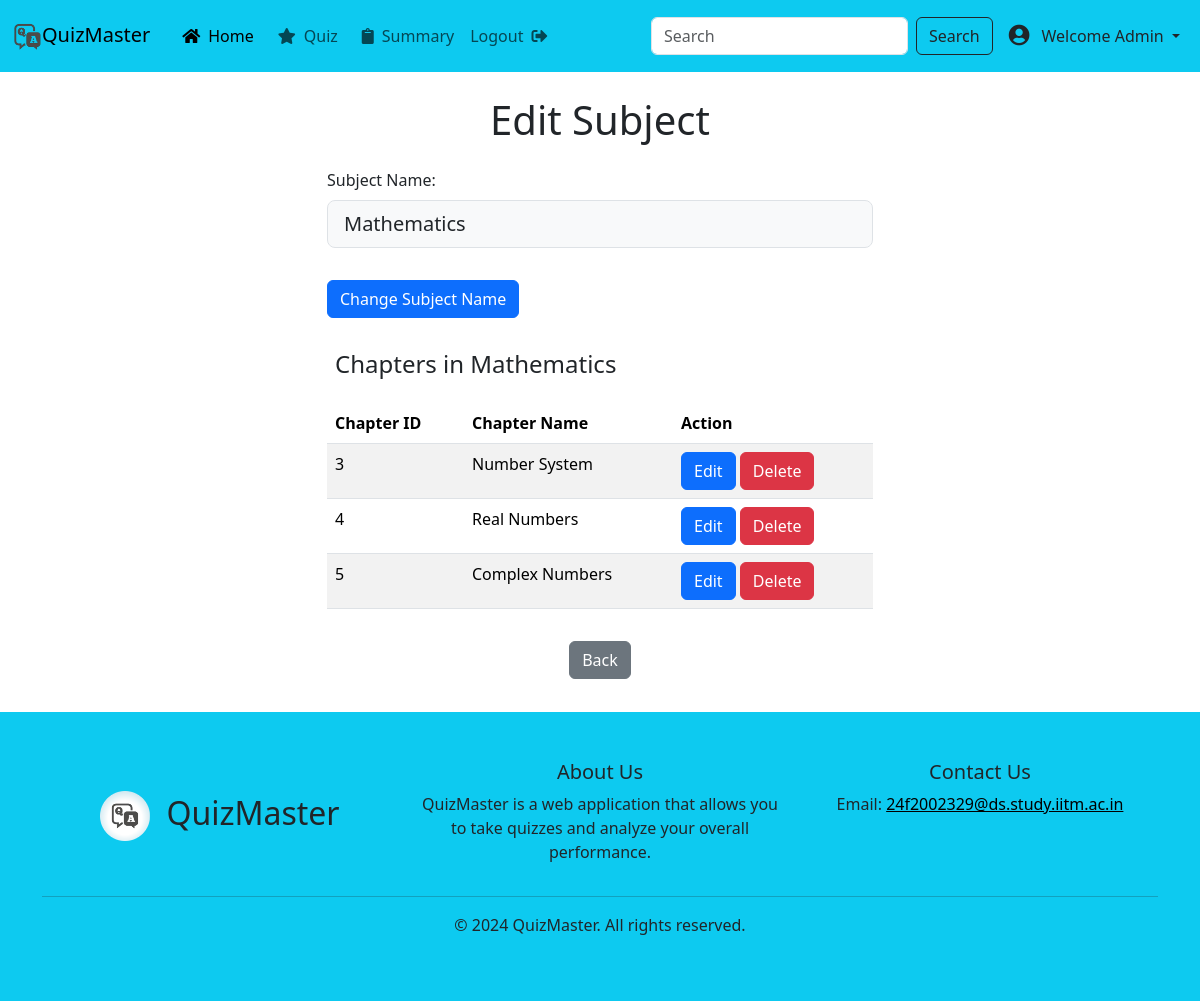
The page /admin/edit_subject/2 (signed in) on the database as committed earlier.
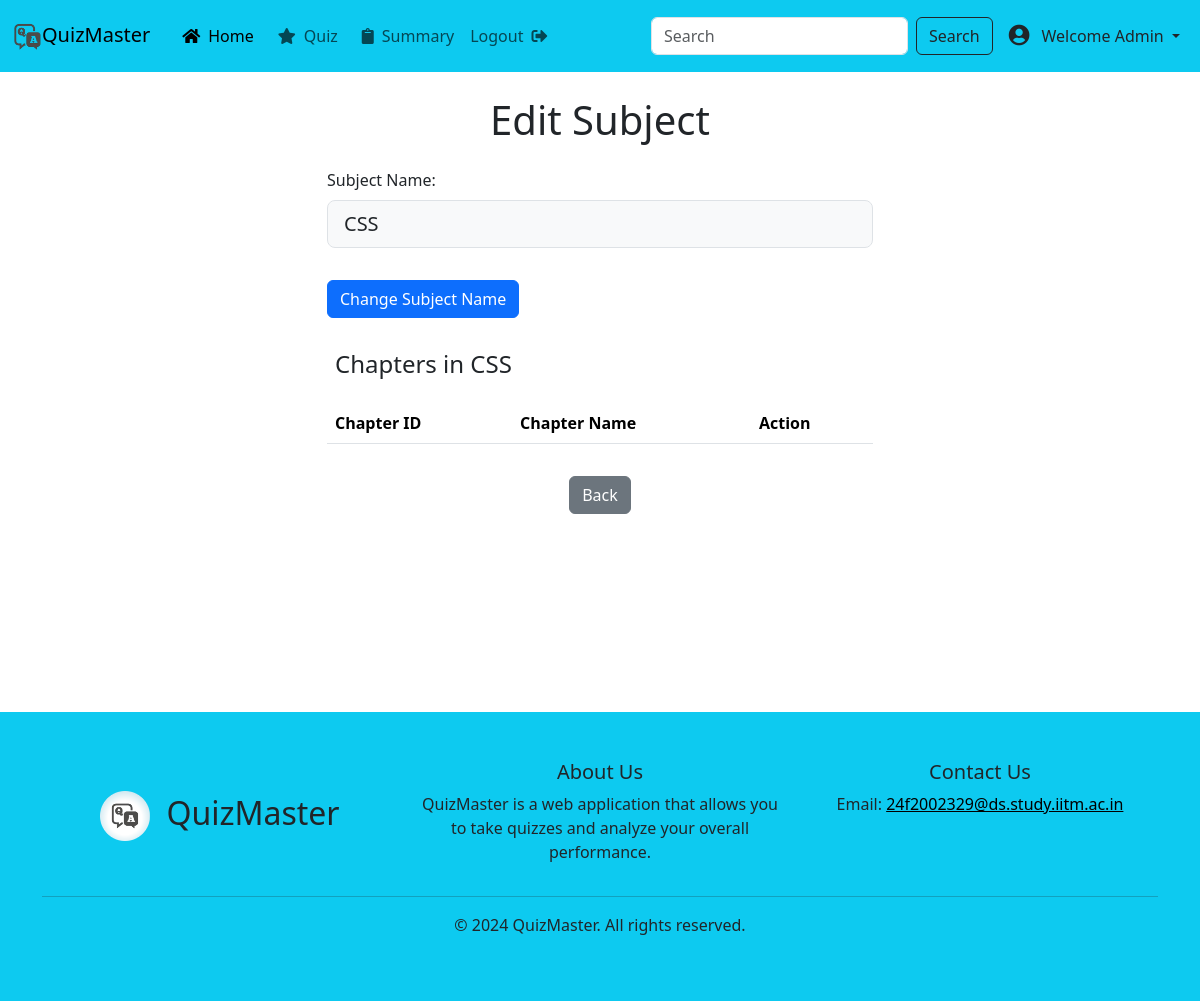
The same page on the database as committed later.
### app/models/models.py (models this page shows)
class Subject(db.Model):
    id = db.Column(db.Integer, primary_key=True)
    name = db.Column(db.String(100), nullable=False)
    chapters = db.relationship('Chapter', backref='subject', lazy=True)

class Chapter(db.Model):
    id = db.Column(db.Integer, primary_key=True)
    name = db.Column(db.String(100), nullable=False)
    subject_id = db.Column(db.Integer, db.ForeignKey('subject.id'), nullable=False)
    quizzes = db.relationship('Quiz', backref='chapter', lazy=True)

### app/routes/admin.py (the view)
@admin_blueprint.route('/edit_subject/<int:subject_id>', methods=['GET', 'POST'])
def edit_subject(subject_id):
    if session.get('role') != 'admin':
        return "Unauthorized", 403
    subject = Subject.query.get_or_404(subject_id)  # Fetch full subject object
    if request.method == 'POST':
        subject.name = request.form['subject']  # Updated to match template form input
        db.session.commit() # Save changes to the database
        flash('Subject updated successfully.', 'success')
        return redirect(url_for('admin.dashboard'))
    chapters = Chapter.query.filter_by(subject_id=subject_id).all()
    return render_template('admin/edit_subject.html', subject=subject , chapters=chapters)

### app/templates/admin/edit_subject.html
{% extends "base.html" %}
{% block content %}
<section class="content">
    <div class="container">
        <div class="row">
            <div class="col-md-6 offset-md-3">
                <h1 class="text-center mb-4 mt-4">Edit Subject</h1>
                <form action="{{ url_for('admin.edit_subject', subject_id=subject.id) }}" method="POST">
                    <div class="form-outline mb-4">
                        <label class="form-label" for="subject_name">Subject Name:</label>
                        <input type="text" id="subject_name" name="subject_name" class="form-control form-control-lg bg-light" value="{{ subject.name }}" required />
                    </div>
                    <button type="submit" class="btn btn-primary my-2 py-auto">Change Subject Name</button>
                </form>
                <div>
                    <h4 class="mx-2 my-4">Chapters in {{ subject.name }}</h4>
                    <table class="table table-striped table-hover">
                        <thead>
                            <tr>
                                <th>Chapter ID</th>
                                <th>Chapter Name</th>
                                <th>Action</th>
                            </tr>
                        </thead>
                        <tbody>
                            {% for chapter in chapters %}
                            <tr>
                                <td>{{ chapter.id }}</td>
                                <td>{{ chapter.name }}</td>
                                <td>
                                    <a href="{{ url_for('admin.edit_chapter', chapter_id=chapter.id) }}" class="btn btn-primary">Edit</a>
                                    <a href="{{ url_for('admin.delete_chapter', chapter_id=chapter.id) }}" class="btn btn-danger">Delete</a>
                                </td>
                            </tr>
                            {% endfor %}
                        </tbody>
                    </table>
                    <div class="text-center">
                        <button onclick="history.back()" class="btn btn-secondary mt-3 mb-4">Back</button>
                    </div>
                </div>
            </div>
        </div>
    </div>
</section>
        {% endblock %}

Rows that differ between the two databases and show on the page:
removed Chapter: id "3", name "Number System"
removed Chapter: id "4", name "Real Numbers"
removed Chapter: id "5", name "Complex Numbers"
changed Subject: subject_name "Mathematics" → "CSS"; name "Mathematics" → "CSS"
